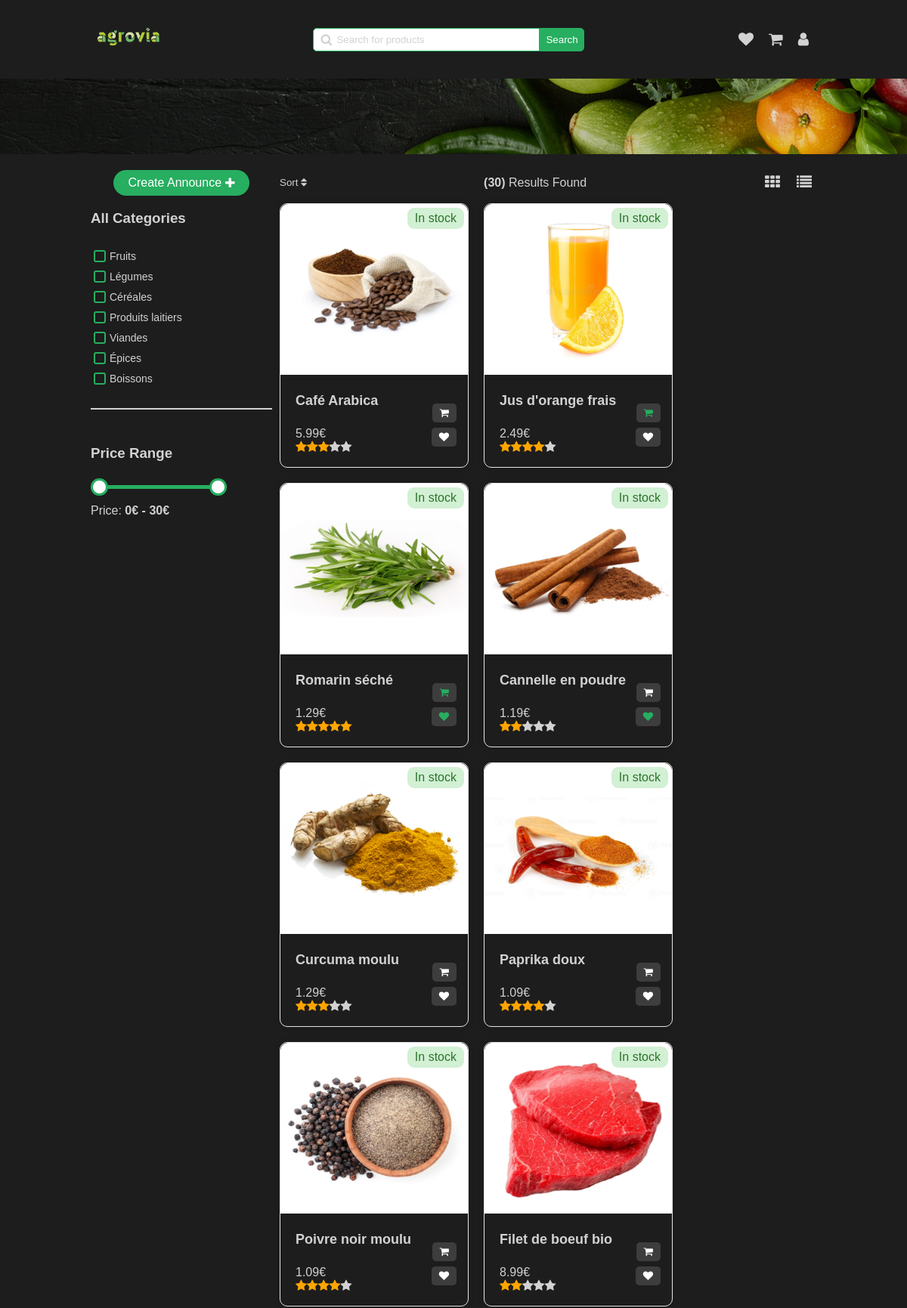
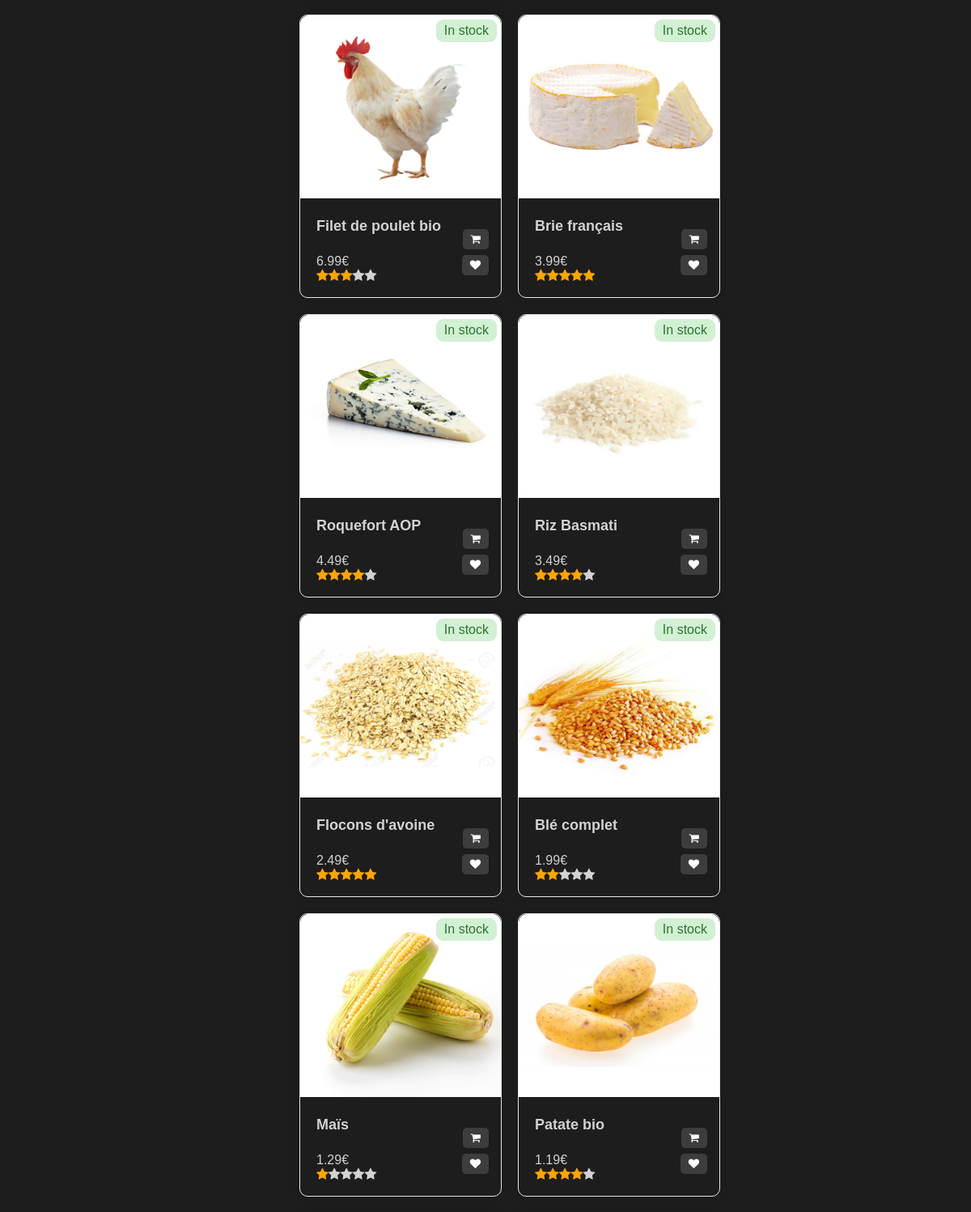
Page /pages/home.php (signed in, upper part) on the committed database (2 pictures, top to bottom).
### tables this page shows
CREATE TABLE Category (
  id INTEGER PRIMARY KEY,
  name TEXT
);

CREATE TABLE Announce (
  id INTEGER PRIMARY KEY,
  id_category INTEGER,
  image TEXT,
  title TEXT,
  description TEXT,
  price FLOAT,
  quantity INTEGER,
  rating INTEGER,
  out_of_stock BOOLEAN,
  FOREIGN KEY (id_category) REFERENCES Category(id)
);

CREATE TABLE UserSaved (
  id INTEGER PRIMARY KEY,
  user_id INTEGER,
  announce_id INTEGER,
  quantity_selected INTEGER,
  is_in_cart BOOLEAN,
  is_in_favourite BOOLEAN,
  FOREIGN KEY (user_id) REFERENCES User(id),
  FOREIGN KEY (announce_id) REFERENCES Announce(id) ON DELETE CASCADE
);

### php/announce.php (the view, shortened to what this page needs)
<?php
require '../php/pdo.php';
function get_all_announce()
{
    global $pdo;
    $query = "SELECT * FROM Announce";
    $stmt = $pdo->prepare($query);
    $stmt->execute();
    $announce = $stmt->fetchAll(PDO::FETCH_ASSOC);
    return $announce;
}
function generate_star($rating)
{
    $stars = "";
    for ($i = 0; $i < 5; $i++) {
        if ($i < $rating) {
            $stars .= "<i class='fa fa-star checked'></i>";
        } else {
            $stars .= "<i class='fa fa-star'></i>";
        }
    }
    return $stars;
}
function get_saved_announce_by_user_id($user_id)
{
    global $pdo;
    $query = "SELECT * FROM UserSaved WHERE user_id = :user_id";
    $stmt = $pdo->prepare($query);
    $stmt->bindParam(':user_id', $user_id);
    $stmt->execute();
    $announce = $stmt->fetchAll(PDO::FETCH_ASSOC);
    return $announce;
}
function _get_announce_saved_by_user($announce, $saved_announce)
{
    foreach ($saved_announce as $saved_row) {
        if ($announce["id"] === $saved_row["announce_id"]) {
            return $saved_row;
        }
    }
    return false;
}
function display_announce($announce)
{
    $saved_announce = get_saved_announce_by_user_id($_SESSION['user_id']);
    foreach ($announce as $row) {
        $saved = _get_announce_saved_by_user($row, $saved_announce);
        echo "<a
                  class='announce' id='" . $row['id'] . "-announce'
                  href='../pages/announce-view.php?id=" . $row['id'] . "'";
        echo ">";
        $icon_style = "style='color: var(--secondary);'";
        if ($row['image'] != '') {
            echo "<img src='" . $row['image'] . "' alt='product'>";
        } else {
            echo "<img src='../public/no-image-available.jpg' alt='product'>";
        }
        if ($row['out_of_stock'] == 1) {
            echo "<div class='out-of-stock'>Out of stock</div>";
        } else {
            echo "<div class='in-stock'>In stock</div>";
        }
        echo "<div class='infos'>";
        echo "<div class='details'>";
        echo "<h4>" . $row['title'] . "</h4>";
        echo "<span class='price'>" . $row['price'] . "€</span>";
        echo "<span class='rating '>";
        echo generate_star($row['rating']);
        echo "</span>";
        echo "</div>";
        echo "<div class='actions'>";
        echo "<button class='cart'
                      onclick='event.preventDefault(); add_cart_item(" . $row['id'] . ")'>
                <i
                    class='fa fa-shopping-cart'" . ($saved['is_in_cart'] == 1 ? $icon_style : '') . "
                    id='" . $row['id'] . "-cart-icon'
                >
                </i>
              </button>";
        echo "<button class='wish'
                      onclick='event.preventDefault(); add_wishlist_item(" . $row['id'] . ")'
                >
                <i
                    class='fa fa-heart'" . ($saved['is_in_favourite'] == 1 ? $icon_style : '') . "
                    id='" . $row['id'] . "-wish-icon'
                >
                </i>
              </button>";
        echo "</div>";
        echo "</div>";
        echo "</a>";
    }
}
?>

### php/category.php
<?php
require '../php/pdo.php';
function get_all_categories()
{
    global $pdo;
    $query = "SELECT * FROM Category";
    $stmt = $pdo->prepare($query);
    $stmt->execute();
    $result = $stmt->fetchAll(PDO::FETCH_ASSOC);
    return $result;
}
function display_categories($categories)
{
    foreach ($categories as $category) {
        echo "<span>
        <input type='checkbox' id='" . $category['id'] . "-category' name='category' value='" . $category['name'] . "'>
        <label for='" . $category['id'] . "-category'>" . $category['name'] . "</label>
        </span>";
    }
}
?>

### styles/home.css (style rules this page uses)
.categories span { display: flex; align-items: center; margin-bottom: 5px; }
.categories input[type="checkbox"] { margin-right: 5px; }
.categories label { font-size: 14px; color: var(--text-color); cursor: pointer; }
.categories span:last-child { margin-bottom: 20px; }
.categories input[type="checkbox"] { appearance: none; width: 16px; height: 16px; border: 2px solid var(--secondary); border-radius: 3px; cursor: pointer; }
.announce { max-width: 250px; flex-grow: 1; flex-basis: 15%; display: flex; flex-direction: column; align-items: center; justify-content: flex-start; margin: 10px; min-width: 250px; height: 350px; border-radius: 10px; background-color: var(--primary); transition: all 0.3s ease-in-out; text-decoration: none; color: var(--text); position: relative; box-shadow: 0 0 10px rgba(0, 0, 0, 0.1); border: 1px solid var(--light-stroke); }
.announce img { height: 65%; width: 100%; border-radius: 10px 10px 0 0; }
.announce .in-stock { position: absolute; top: 5px; right: 5px; color: rgba(44, 116, 47, 1); padding: 5px 10px; background-color: rgba(32, 181, 38, 0.2); border-radius: 9px; }
.announce .infos { display: flex; width: 100%; align-items: center; position: relative; padding: 0 10px; }
.announce .infos .details { display: flex; flex-direction: column; margin-left: 10px; }
.announce .infos .details h4 { font-size: 18px; color: var(--text); }
.announce .infos .actions { display: flex; flex-direction: column; position: absolute; right: 15px; bottom: 10px; }
.announce .infos button { padding: 5px 10px; border: none; background-color: rgba(61, 61, 61, 1); color: var(--white); border-radius: 5px; cursor: pointer; margin-left: auto; margin-top: 7px; z-index: 1111; }
.checked { color: orange; }

### styles/global.css (style rules this page uses)
* { box-sizing: border-box; }
body, body.dark-theme, body.light-theme { font-family: "Overpass", sans-serif; -webkit-font-smoothing: antialiased; -moz-osx-font-smoothing: grayscale; background-color: var(--primary); color: var(--text); width: 80%; max-width: 1200px; margin: 0 auto; transition: background-color 0.3s ease, transform 0.5s cubic-bezier(0.68, -0.55, 0.27, 1.55); }
body { --primary: rgba(29, 29, 29, 1); --secondary: rgba(39, 174, 96, 1); --tertiary: rgba(146, 227, 169, 1); --text: rgba(210, 210, 210, 1); --hover-color: rgba(62, 62, 62, 1); --white: rgba(255, 255, 255, 1); --dark: rgba(29, 29, 29, 1); --gray: rgba(102, 102, 102, 1); --error: rgba(255, 0, 0, 1); --light-hover-green: rgba(237, 242, 238, 1); --light-stroke: rgba(230, 230, 230, 1); }

### rows in the picture
category: name "Fruits"
category: name "Légumes"
category: name "Céréales"
category: name "Produits laitiers"
category: name "Viandes"
category: name "Épices"
category: name "Boissons"
announce: image (picture), out_of_stock "In stock", title "Café Arabica", price "5.99", rating 3 (drawn)
announce: image (picture), out_of_stock "In stock", title "Jus d'orange frais", price "2.49", rating 4 (drawn)
announce: image (picture), out_of_stock "In stock", title "Romarin séché", price "1.29", rating 5 (drawn)
announce: image (picture), out_of_stock "In stock", title "Cannelle en poudre", price "1.19", rating 2 (drawn)
announce: image (picture), out_of_stock "In stock", title "Curcuma moulu", price "1.29", rating 3 (drawn)
announce: image (picture), out_of_stock "In stock", title "Paprika doux", price "1.09", rating 4 (drawn)
announce: image (picture), out_of_stock "In stock", title "Poivre noir moulu", price "1.09", rating 4 (drawn)
announce: image (picture), out_of_stock "In stock", title "Filet de boeuf bio", price "8.99", rating 2 (drawn)
announce: image (picture), out_of_stock "In stock", title "Filet de poulet bio", price "6.99", rating 3 (drawn)
announce: image (picture), out_of_stock "In stock", title "Brie français", price "3.99", rating 5 (drawn)
announce: image (picture), out_of_stock "In stock", title "Roquefort AOP", price "4.49", rating 4 (drawn)
announce: image (picture), out_of_stock "In stock", title "Riz Basmati", price "3.49", rating 4 (drawn)
announce: image (picture), out_of_stock "In stock", title "Flocons d'avoine", price "2.49", rating 5 (drawn)
announce: image (picture), out_of_stock "In stock", title "Blé complet", price "1.99", rating 2 (drawn)
announce: image (picture), out_of_stock "In stock", title "Maïs", price "1.29", rating 1 (drawn)
announce: image (picture), out_of_stock "In stock", title "Patate bio", price "1.19", rating 4 (drawn)
